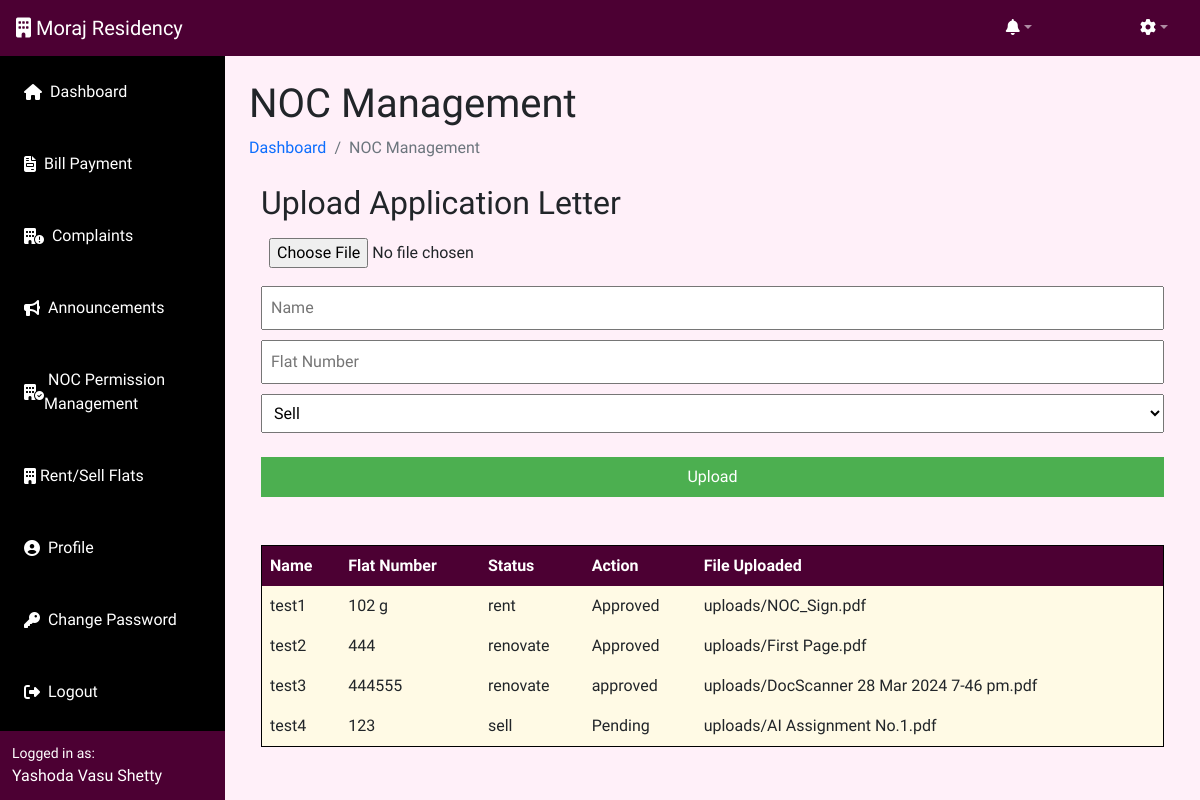
The page /society-management-system/noc.php (signed in) on the database its author committed.
### tables this page shows
CREATE TABLE `user_documents` (
  `id` int(11) NOT NULL,
  `document_path` varchar(255) DEFAULT NULL,
  `name` varchar(100) DEFAULT NULL,
  `flat_number` varchar(50) DEFAULT NULL,
  `permission_status` varchar(20) DEFAULT NULL,
  `action` varchar(20) DEFAULT 'Pending'
);

### society-management-system/noc.php (the view, shortened to what this page needs)
<?php
include 'header.php';
?>
<div class="container-fluid px-4">
    <h1 class="mt-4">NOC Management</h1>
    <ol class="breadcrumb mb-4">
        <li class="breadcrumb-item"><a href="dashboard.php" style="text-decoration:none;">Dashboard</a></li>
        <li class="breadcrumb-item active">NOC Management</li>
    </ol>
    <link rel="stylesheet" href="https://cdnjs.cloudflare.com/ajax/libs/font-awesome/6.5.2/css/all.min.css" />
    <div class="container">
        <?php
        if ($_SESSION['user_role'] !== 'admin') {
            echo "<h2>Upload Application Letter</h2>";
            echo "<form action='" . htmlspecialchars($_SERVER["PHP_SELF"]) . "' method='post' enctype='multipart/form-data'>";
            echo "<input type='file' name='document' required>";
            echo "<input type='text' name='name' placeholder='Name' required>";
            echo "<input type='text' name='flat_number' placeholder='Flat Number' required>";
            echo "<select name='permission_status'>";
            echo "<option value='sell'>Sell</option>";
            echo "</select>";
            echo "<br>";
            echo "<br>";
            echo "<button type='submit' name='submit'>Upload</button>";
            echo "</form>";
            echo "<br>";
            echo "<br>";
            echo "<div class='tablediv' style='overflow-x: auto; width: 100%;'>";
            echo "<table>";
            echo "<tr>";
            echo "<th>Name</th>";
            echo "<th>Flat Number</th>";
            echo "<th>Status</th>";
            echo "<th>Action</th>";
            echo "<th>File Uploaded</th>";
            echo "</tr>";
            $conn=mysqli_connect('localhost','u368660946_moraj','mN]QJIa3b1','u368660946_sms');
            $sql = "SELECT * FROM user_documents";
            $result = mysqli_query($conn, $sql);
            if (mysqli_num_rows($result) > 0) {
                while ($row = mysqli_fetch_assoc($result)) {
                    echo "<tr>";
                    echo "<td>" . $row['name'] . "</td>";
                    echo "<td>" . $row['flat_number'] . "</td>";
                    echo "<td>" . $row['permission_status'] . "</td>";
                    echo "<td>" . $row['action'] . "</td>";
                    echo "<td>" . $row['document_path'] . "</td>";
                    echo "</tr>";
                }
            } else {
                echo "<tr><td colspan='4'>0 results</td></tr>";
            }
            echo "</table>";
            echo "</div>";
        }
        ?>
    </div>
    <link rel="stylesheet" type="text/css" href="https://cdn.datatables.net/1.13.2/css/dataTables.bootstrap5.min.css">
    <link rel="stylesheet" type="text/css"
        href="https://cdnjs.cloudflare.com/ajax/libs/twitter-bootstrap/5.2.0/css/bootstrap.min.css">
    <?php
include 'footer.php';
?>

### society-management-system/header.php (shortened to what this page needs)
<?php
$stmt = $pdo->prepare("SELECT message, link FROM notifications WHERE user_id = ? AND read_status = ? ORDER BY id DESC");
$stmt->execute([$_SESSION['user_id'], 'unread']);
$notification = $stmt->fetchAll(PDO::FETCH_ASSOC);
?>
<!DOCTYPE html>
<html lang="en">
<head>
    <link rel="stylesheet" href="styles.css">
    <link rel="stylesheet" href="https://cdnjs.cloudflare.com/ajax/libs/font-awesome/6.5.1/css/all.min.css"
 />
    <link href="https://cdn.jsdelivr.net/npm/bootstrap@5.3.3/dist/css/bootstrap.min.css" rel="stylesheet"
>
</head>
<body>
    <nav class="sb-topnav navbar navbar-expand navbar-dark bg-dark" style="background-color: #4C0033 !important;
    color: white;">
        <a class="navbar-brand ps-3" href="#"><i class="fa-solid fa-building"></i> Moraj Residency</a>
        <ul class="navbar-nav ms-auto ms-md-0 me-3 me-lg-4">
            <li class="nav-item dropdown">
                <a class="nav-link dropdown-toggle" id="navbarnotificationDropdown" href="#" role="button"
                    data-bs-toggle="dropdown"
                    aria-expanded="false"><?php echo (count($notification) > 0) ? '<span class="badge bg-danger">' . count($notification) . '</span>' : ''; ?><i
                        class="fa-solid fa-bell"></i></a>
            </li>
        </ul>
        <ul class="navbar-nav ms-auto ms-md-0 me-3 me-lg-4" id="laptop">
            <li class="nav-item dropdown">
                <a class="nav-link dropdown-toggle" id="navbarDropdown" href="#" role="button" data-bs-toggle="dropdown"
                    aria-expanded="false"><i class="fa-solid fa-gear"></i></a>
            </li>
        </ul>
    </nav>
    <div id="layoutSidenav">
        <div id="layoutSidenav_nav">
            <nav class="sb-sidenav accordion " id="sidenavAccordion">
                <div class="sb-sidenav-menu">
                    <div class="nav">
                        <?php
if ($_SESSION['user_role'] == 'user') {
    ?>
                        <a class="nav-link" href="user_dashboard.php">
                            <i class="fa-solid fa-house"></i> &nbsp; Dashboard
                        </a>
                        <a class="nav-link" href="bills.php">
                            <i class="fa-solid fa-file-invoice"></i> &nbsp; Bill Payment
                        </a>
                        <a class="nav-link" href="complaints.php">
                            <i class="fa-solid fa-building-circle-exclamation"></i> &nbsp;
                            Complaints
                        </a>
                        <a class="nav-link" href="announcement.php">
                            <i class="fa-solid fa-bullhorn"></i> &nbsp;
                            Announcements
                        </a>
                        <a class="nav-link" href="noc.php">
                            <i class="fa-solid fa-building-circle-check"></i> &nbsp;NOC Permission Management
                        </a>
                        <a class="nav-link" href="sellrent.php">
                            <i class="fa-solid fa-building"></i> &nbsp;Rent/Sell Flats
                        </a>
                        <a class="nav-link" href="profile.php">
                            <i class="fa-solid fa-circle-user"></i> &nbsp;
                            Profile
                        </a>
                        <a class="nav-link" href="change_password.php">
                        <i class="fa-solid fa-key"></i> &nbsp;
                            Change Password
                        </a>
                        <?php
}
?>
                        <a class="nav-link" href="logout.php">
                            <i class="fa-solid fa-right-from-bracket"></i> &nbsp;
                            Logout
                        </a>
                    </div>
                </div>
                <div class="sb-sidenav-footer">
                    <div class="small">Logged in as:</div>
                    <?php echo $_SESSION['user_name'] ?>
                </div>
            </nav>
        </div>
</body>
</html>

### society-management-system/footer.php (shortened to what this page needs)
        </div>
</body>
</html>

### society-management-system/header.php (style rules this page uses)
.fa-gear, .fa-bell { color: white; }
.nav { display: flex; justify-content: left; align-items: flex-start; background-color: #000000 !important; color: white; }
.sb-topnav { background-color: #4C0033 !important; color: white; }
#layoutSidenav { background: #fff0f9; }
.sb-sidenav-menu { background-color: #000 !important; color: white; }
.sb-sidenav .sb-sidenav-menu .nav .nav-link { display: flex; align-items: center; padding: 1.5pc; position: relative; color: white; }
.sb-sidenav-footer { background-color: #4C0033 !important; color: white; }
* { font-family: "Marcellus", sans-serif; }
#laptop { visibility: visible; }

### society-management-system/noc.php (style rules this page uses)
body { margin: 0; padding: 0; }
body { font-family: Arial, sans-serif; }
.container { width: 80%; margin: 0 auto; }
input[type="file"], input[type="text"], select, button { margin-bottom: 10px; padding: 8px; width: 100%; box-sizing: border-box; }
table { width: 100%; border-collapse: collapse; background: #fffae5; border: 1px solid #000; }
th, td { border: 1px solid #000; padding: 8px; text-align: left; }
th { background-color: #4C0033; color: white; }
button { background-color: #4CAF50; color: white; border: none; cursor: pointer; }

### rows shown on the page
user_documents: name "test1", flat_number "102 g", permission_status "rent", action "Approved", document_path "uploads/NOC_Sign.pdf"
user_documents: name "test2", flat_number "444", permission_status "renovate", action "Approved", document_path "uploads/First Page.pdf"
user_documents: name "test3", flat_number "444555", permission_status "renovate", action "approved", document_path "uploads/DocScanner 28 Mar 2024 7-46 pm.pdf"
user_documents: name "test4", flat_number "123", permission_status "sell", action "Pending", document_path "uploads/AI Assignment No.1.pdf"

### other values the page prints
$_SESSION['user_name'] "Yashoda Vasu Shetty"
